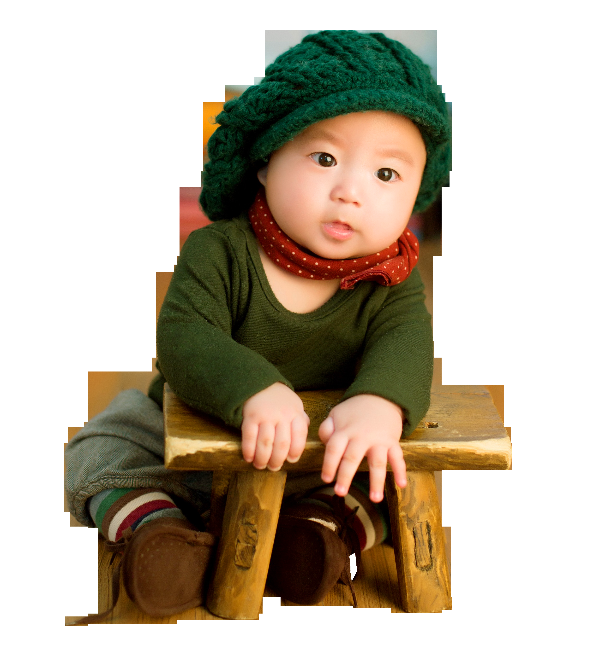
#> input picture source.png, 600 x 650 px; its folder holds only this picture in this run
$ python -i mark_remover.py   (imports and definitions only)
#> lines starting #> are read from the running program, lines starting #| are printed output that depends on the picture; after the words box and inside, x2 and y2 are one past the last pixel; in counts of white or black regions, pixels touching at a corner belong together
#> in process_file, original is the input picture: shape (650, 600, 4); mean B, G, R, A 160.9, 176.8, 187, 105.1
import cv2
import numpy as np
import glob

class MarkRemover():

    def calc_ratio(self, img):
        # Calculate ratio
        ratio = img.shape[0] / img.shape[1]
        targetWidth = 600
        targetHeight = int(targetWidth * ratio)
        if targetHeight > 1024:
            targetHeight = 1024
            targetWidth = int(targetHeight / ratio)
        return (targetWidth, targetHeight)

    def white_blend(self, fg):
        bg = np.zeros((fg.shape[0], fg.shape[1], 3), np.uint8)
        bg[:] = 255
        output = np.empty((fg.shape[0], fg.shape[1], 3), np.uint8)
        alpha = fg[:,:,3] / 255.0
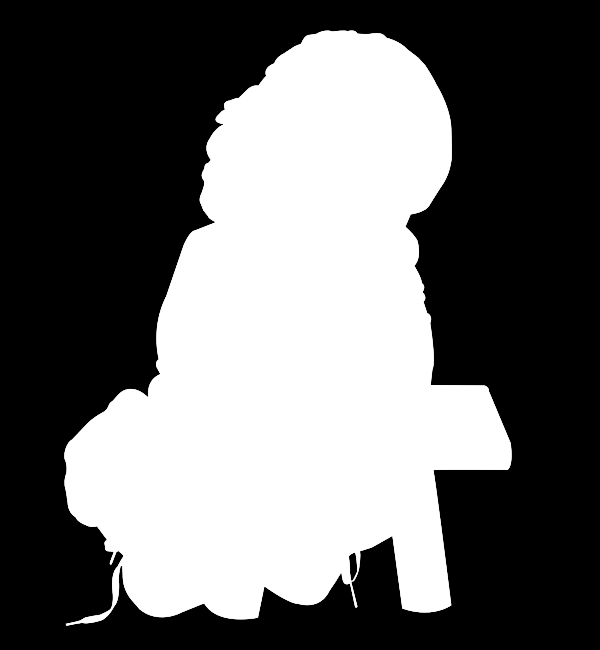
#> alpha: shape (650, 600) float64; min 0, max 1, mean 0.412
        output[:,:,0] = fg[:,:,0] * alpha + bg[:,:,0] * (1 - alpha)
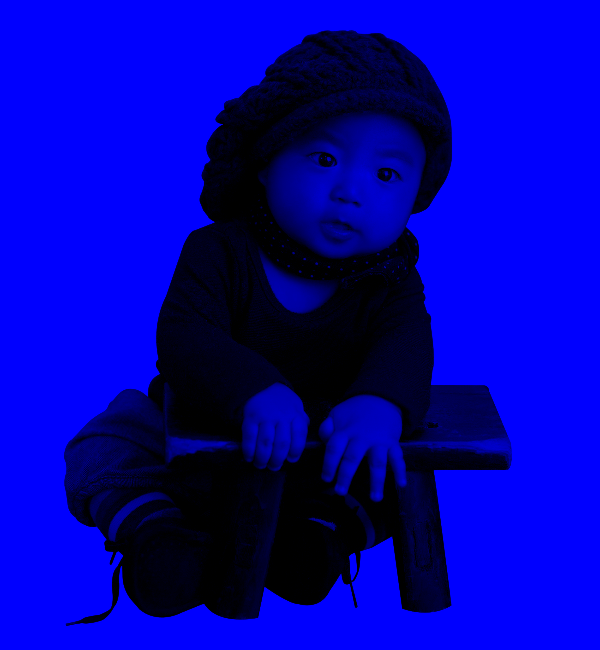
#> output: shape (650, 600, 3); mean B, G, R 170.1, 0, 0
        output[:,:,1] = fg[:,:,1] * alpha + bg[:,:,1] * (1 - alpha)
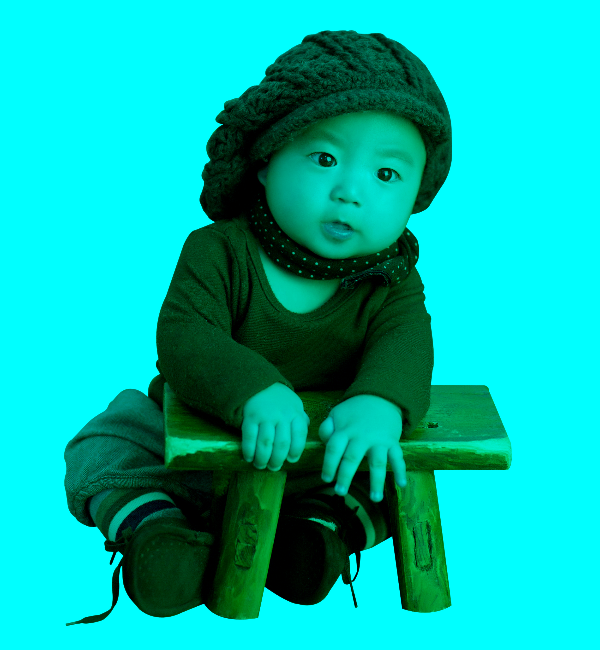
#> output: shape (650, 600, 3); mean B, G, R 170.1, 183.9, 0
        output[:,:,2] = fg[:,:,2] * alpha + bg[:,:,2] * (1 - alpha)
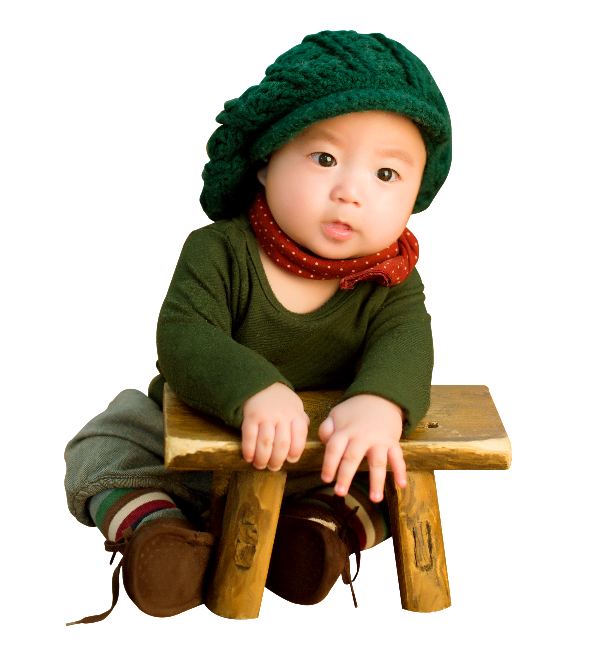
#> output: shape (650, 600, 3); mean B, G, R 170.1, 183.9, 192.4
        return output

    def show_image(self, image):
        targetWidth, targetHeight = self.calc_ratio(image)
        resized = cv2.resize(image, (targetWidth, targetHeight))
        cv2.imshow('Image', resized)
        pass

    def process_file(self, file, show=False):
        original = cv2.imread(file, cv2.IMREAD_UNCHANGED)
        img = self.white_blend(original)

        # Convert to grayscale
        imgGray = cv2.cvtColor(img, cv2.COLOR_BGR2GRAY)
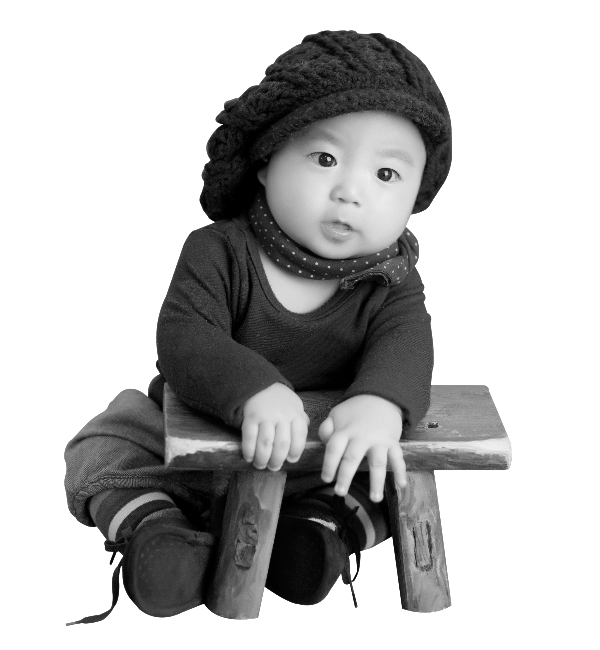
#> imgGray: shape (650, 600); min 0, max 255, mean 184.9

        # Invert black and white
        newRet, binary = cv2.threshold(imgGray, 254, 255,cv2.THRESH_BINARY_INV)
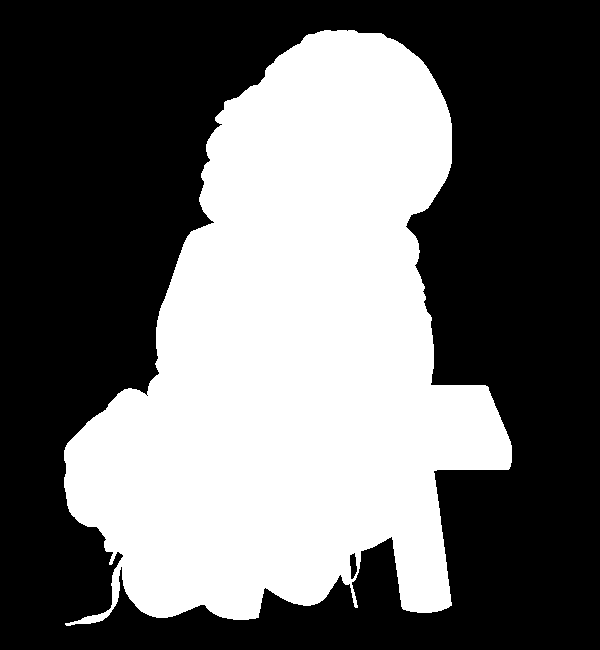
#> binary: shape (650, 600); 41.4% white; 1 white region

        #for x in range(0, 1):
        contours, hierarchy = cv2.findContours(binary, cv2.RETR_TREE, cv2.CHAIN_APPROX_SIMPLE)
#> contours = 3 contours, 1 with area under 20; largest, box (x1, y1, x2, y2) and area: (64, 30, 512, 626) 160668, (349, 552, 358, 580) 158
        binary = cv2.drawContours(binary, contours, -1, (255, 255, 255), 3)
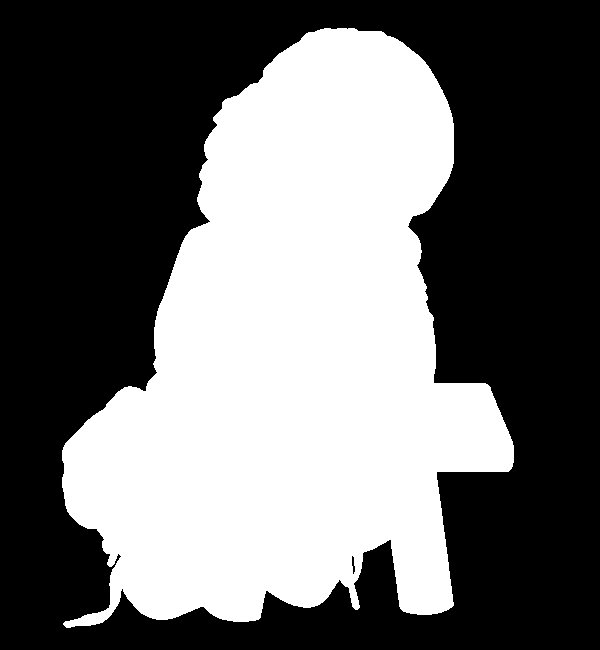
#> binary: shape (650, 600); 42.6% white; 1 white region

        # Find contours
        #contours, hierarchy = cv2.findContours(binary, cv2.RETR_TREE, cv2.CHAIN_APPROX_SIMPLE)

        # Draw a bounding box around all contours
        valid_contours = []
        for (c, h) in zip(contours, hierarchy[0]):
            if h[3] == -1 :
                valid_contours.append(c)
#> this loop made 3 passes
#> h on passes 1 to 2: [-1, -1, 1, -1], [2, -1, -1, 0]
#> (c, h) on pass 3: ([[146, 395], [147, 394], [148, 395], [147, 396]], [-1, 1, -1, 0])
#> after the loop, valid_contours = 1 contour; box (x1, y1, x2, y2) and area: (64, 30, 512, 626) 160668

        # Sort contours
        valid_contours = sorted(valid_contours, key=cv2.contourArea)
        valid_contours = valid_contours[:-1]
#> valid_contours = []
        for c in valid_contours:
            cv2.fillPoly(original, pts=[c], color=(255, 0, 255, 0))
#> this loop made 0 passes

        if show:
            self.show_image(img)
            cv2.waitKeyEx()
        #return len(valid_contours)
        return original

# [11 lines not run here, left out]

>>> result = MarkRemover().process_file('source.png')
